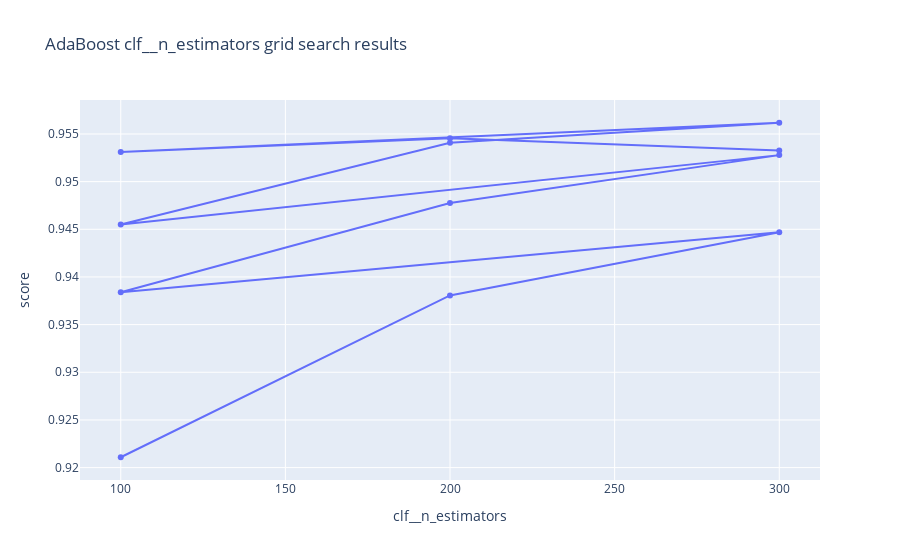

Notebook code cell kept with this figure:
### Code cell
visualize_model_grid_search_results(ada_gs_1, 'AdaBoost', 'clf__n_estimators')

### Figure 1 — Plotly figure (JSON) as saved in the notebook; plotly's stock layout.template omitted (floating-point values rounded to 4 significant figures)
{"data": [{"mode": "lines+markers", "name": "mean_test_score", "type": "scatter", "x": [100, 200, 300, 100, 200, 300, 100, 200, 300, 100, 200, 300], "y": [0.9211, 0.9381, 0.9447, 0.9384, 0.9478, 0.9528, 0.9455, 0.9541, 0.9562, 0.9531, 0.9546, 0.9533]}], "layout": {"title": {"text": "AdaBoost clf__n_estimators grid search results"}, "xaxis": {"title": {"text": "clf__n_estimators"}}, "yaxis": {"title": {"text": "score"}}}}
